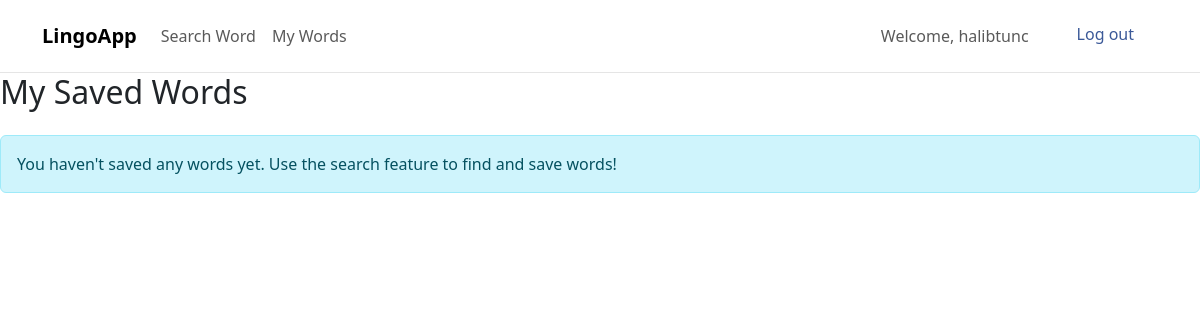
Page /my-words/ (signed in) on the earlier database version.
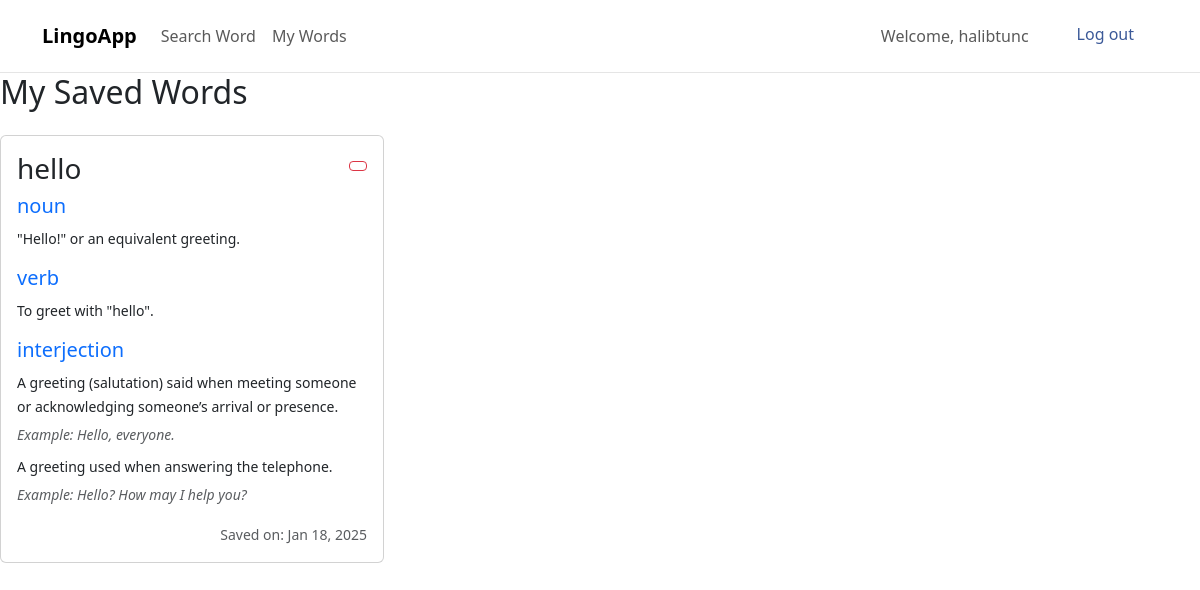
Same page on the later database version.
### dictapp/models.py (models this page shows, shortened)
class Word(models.Model):
    user = models.ForeignKey(
        User, on_delete=models.CASCADE, related_name='words', null=True)
    word = models.CharField(max_length=100)
    phonetic = models.CharField(max_length=100, null=True, blank=True)
    meanings = models.JSONField()  # Store the word meanings as JSON
    created_at = models.DateTimeField(auto_now_add=True)
    class Meta:
        ordering = ['-created_at']
        unique_together = ['user', 'word']

### dictapp/views.py (the view)
# urls.py: path("my-words/", views.my_words, name="my_words"),
@login_required(login_url='login')
def my_words(request):
    word_list = Word.objects.filter(user=request.user)
    paginator = Paginator(word_list, 9)
    page = request.GET.get('page')
    words = paginator.get_page(page)
    return render(request, 'my_words.html', {'words': words})

### dictapp/templates/my_words.html (shortened to what this page needs)
{% extends 'base.html' %} {% block title %}My Words - WordApp{% endblock %}
{% block content %}
<div class="row">
  <div class="col-12">
    <h2 class="mb-4">My Saved Words</h2>
    {% if words %}
    <div class="row row-cols-1 row-cols-md-2 row-cols-lg-3 g-4">
      {% for word in words %}
      <div class="col">
        <div class="card h-100">
          <div class="card-body">
            <div class="d-flex justify-content-between align-items-start">
              <h3 class="card-title">{{ word.word }}</h3>
              <form
                method="POST"
                action="{% url 'remove_word' word.id %}"
                style="display: inline"
              >
                <button type="submit" class="btn btn-sm btn-outline-danger">
                </button>
              </form>
            </div>
             {% for meaning in word.meanings %}
            <div class="mb-3">
              <h5 class="text-primary">{{ meaning.partOfSpeech }}</h5>
              <ul class="list-unstyled">
                {% for definition in meaning.definitions|slice:":2" %}
                <li class="mb-2">
                  <p class="mb-1"><small>{{ definition.definition }}</small></p>
                  {% if definition.example %}
                  <p class="text-muted mb-0">
                    <small><em>Example: {{ definition.example }}</em></small>
                  </p>
                  {% endif %}
                </li>
                {% endfor %}
              </ul>
            </div>
            {% endfor %}
            <div class="text-end">
              <small class="text-muted"
                >Saved on: {{ word.created_at|date:"M d, Y" }}</small
              >
            </div>
          </div>
        </div>
      </div>
      {% endfor %}
    </div>
     {% else %}
    <div class="alert alert-info">
      <p class="mb-0">
        You haven't saved any words yet. Use the search feature to find and save
        words!
      </p>
    </div>
    {% endif %}
  </div>
</div>
{% endblock %}

### dictapp/templates/base.html (shortened to what this page needs)
<!DOCTYPE html>
<html lang="en">
  <head>
    <link
      href="https://cdn.jsdelivr.net/npm/bootstrap@5.3.2/dist/css/bootstrap.min.css"
      rel="stylesheet"
    />
  </head>
  <body>
    <nav class="navbar navbar-expand-lg navbar-light bg-white py-3">
      <div class="container">
        <a class="navbar-brand fw-bold" href="{% url 'index' %}">LingoApp</a>
        <div class="collapse navbar-collapse" id="navbarNav">
          <ul class="navbar-nav me-auto">
            <li class="nav-item">
              <a class="nav-link" href="{% url 'search_word' %}">Search Word</a>
            </li>
            <li class="nav-item">
              <a class="nav-link" href="{% url 'my_words' %}">My Words</a>
            </li>
          </ul>
          <div class="d-flex gap-2">
            {% if user.is_authenticated %}
              <span class="navbar-text me-3">Welcome, {{ user.username }}</span>
              <form action="{% url 'logout' %}" method="POST" class="d-inline">
                <button type="submit" class="btn btn-login px-4">Log out</button>
              </form>
            {% else %}
              <a href="{% url 'login' %}" class="btn btn-login px-4">Log in</a>
              <a href="{% url 'register' %}" class="btn btn-signup px-4 rounded-pill">Sign up</a>
            {% endif %}
          </div>
        </div>
      </div>
    </nav>
    {% block content %} {% endblock %}
  </body>
</html>

### dictapp/templates/base.html (style rules this page uses)
.navbar { border-bottom: 1px solid #e5e5e5; }
.btn-login { color: #3b5998; background: transparent; border: none; font-weight: 500; }

Differences in the rows shown:
added Word: word "hello", partOfSpeech "noun" "verb" "interjection", definition "\"Hello!\" or an equivalent greeting." "To greet with \"hello\"." "A greeting (salutation) said when meeting someone or acknowledging someone’s arrival or presence." "A greeting used when answering the telephone.", example "Hello, everyone." "Hello? How may I help you?", created_at "Jan 18, 2025"
Other differences:
text no longer shown: "You haven't saved any words yet. Use the search feature to find and save words!"
